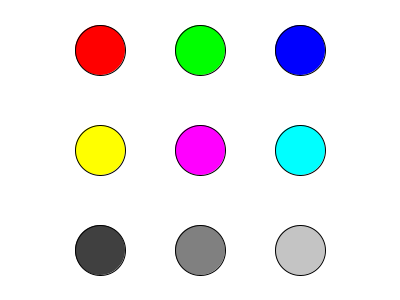
Frame 1 (no input)
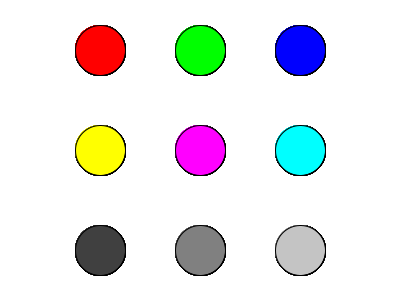
Frame 60 (the mouse pressed at the canvas centre just before this capture)
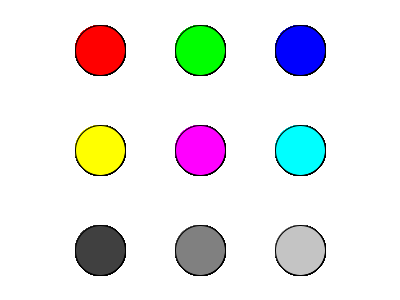
Frame 120 (the mouse held since frame 60 and released just before this capture)

The Processing sketch that drew these frames (run headless with seeded random() and noise(); from frame 60 on, the mouse is pressed at the canvas centre):

// Processing sketch: sketch002a
// ── sketch002a.pde
void setup ()
{
  size (400, 300);
  background (255);
}

void draw ()
{
  fill (255, 0, 0); ellipse (100, 50, 50, 50);
  fill (0, 255, 0); ellipse (200, 50, 50, 50);
  fill (0, 0, 255); ellipse (300, 50, 50, 50);
  fill (255, 255, 0); ellipse (100, 150, 50, 50);
  fill (255, 0, 255); ellipse (200, 150, 50, 50);
  fill (0, 255, 255); ellipse (300, 150, 50, 50);
  fill (64, 64, 64); ellipse (100, 250, 50, 50);
  fill (128, 128, 128); ellipse (200, 250, 50, 50);
  fill (196, 196, 196); ellipse (300, 250, 50, 50);
}
